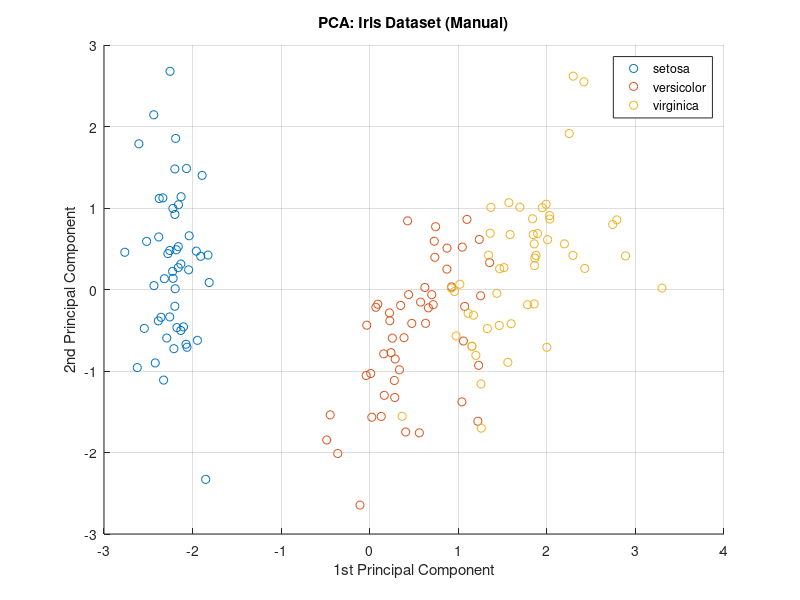

Reproduce this figure in MATLAB.
load fisheriris
X = meas;
labels = species;

X_mean = mean(X);
X_std = std(X);
X_norm = (X - X_mean) ./ X_std;

cov_matrix = cov(X_norm);

[eig_vectors, eig_values_matrix] = eig(cov_matrix);
eig_values = diag(eig_values_matrix);

[eig_values_sorted, idx] = sort(eig_values, 'descend');
eig_vectors_sorted = eig_vectors(:, idx);

W = eig_vectors_sorted(:, 1:2);
Z = X_norm * W;

gscatter(Z(:,1), Z(:,2), labels)
xlabel('1st Principal Component')
ylabel('2nd Principal Component')
title('PCA: Iris Dataset (Manual)')
grid on